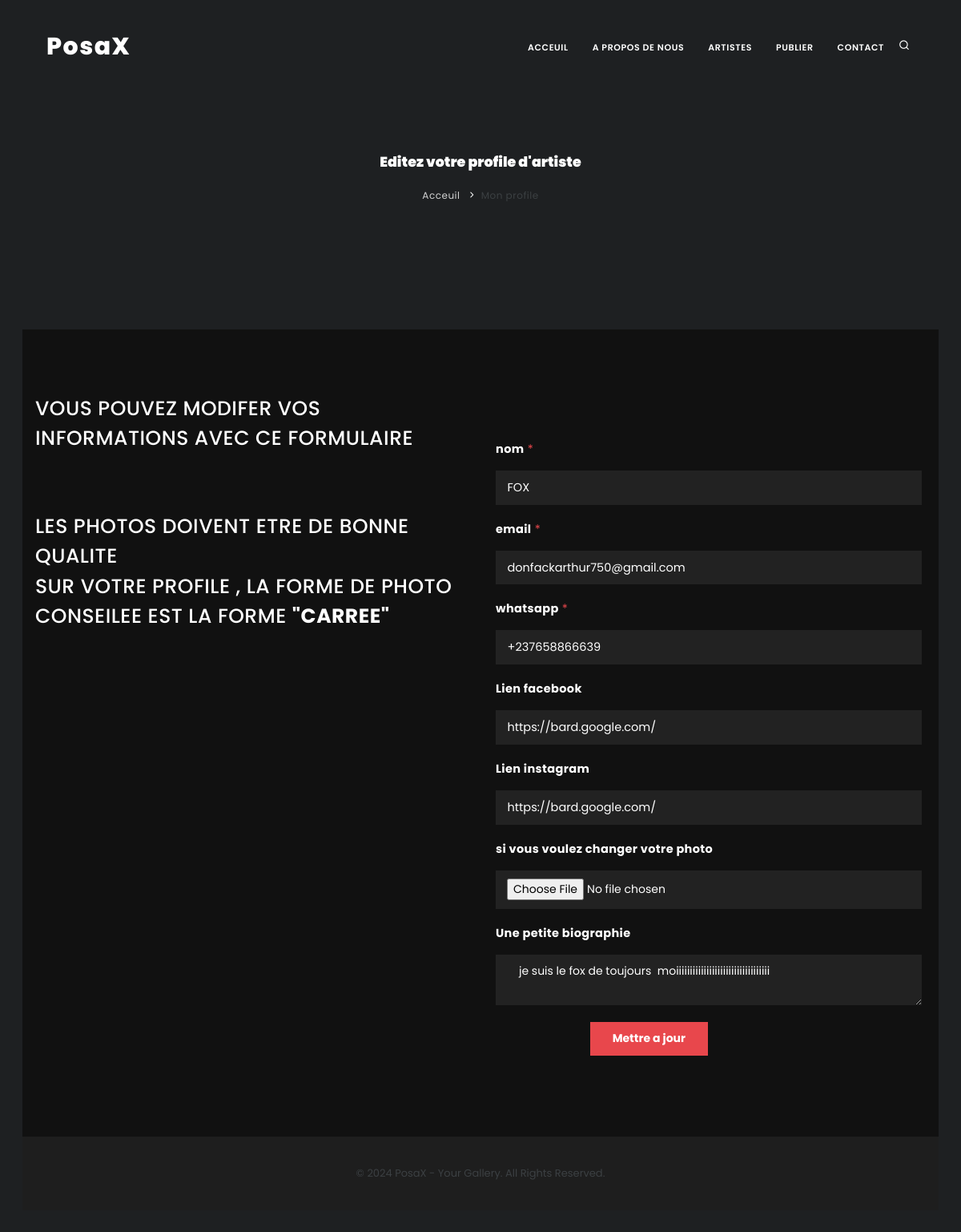
Page /profile/1 (signed in) on the committed database.
### Comptes/models.py (models this page shows, shortened)
class Artiste(AbstractUser):
    username = models.CharField(max_length=13, unique=True) # il s'agit ici en realite de son email
    email = models.EmailField()
    password = models.CharField(max_length=500)
    nom=models.CharField(max_length=200,null=True,blank=True)
    bio=models.TextField(blank=True,null=True)
    whatsapp = models.CharField(max_length=13,null=True,blank=True)
    facebook = models.CharField(max_length=300,null=True,blank=True)
    instagram = models.CharField(max_length=300,null=True,blank=True)
    email_verified = models.BooleanField(default=False)
    photo=models.ImageField(upload_to='Photo de profils')
    date=models.DateField(auto_now=True,editable=False)

### Comptes/views.py (the view, shortened to what this page needs)
# urls.py: path('profile/<str:id>',profile,name='profile'),
@login_required
def profile(request, id):
    utilisateur = get_object_or_404(Artiste, id=id)
    if request.user.id != utilisateur.id:
        return redirect('connexion')
    return render(request, 'Comptes/Profile.html', {'utilisateur': utilisateur})

### Comptes/templates/Comptes/Profile.html (shortened to what this page needs)
{% extends 'baseform.html' %}
{% block content %}
{% load static %}
        <section id="page-title" data-bg-parallax="{% static 'images/para2.jpg' %}" >
            <div class="container" >
                <div class="container-fullscreen">
                    <div class="text-middle text-center text-end">
                        <span style="font-weight: 900 !important;color:white !important"><p class="lead" data-animate="fadeInDown" data-animate-delay="300" style="font-weight: 900 !important;color:white !important">Editez votre profile d'artiste</p></span>
                    </div>
                </div>
                <div class="breadcrumb">
                    <ul>
                        <li><a href="index.html">Acceuil</a> </li>
                        <li class="active">Mon profile </li>
                    </ul>
                </div>
            </div>
        </section>
        <section style="color: white !important;background-color:#111111">
            <div class="container">
                <div class="row">
                    <div class="col-lg-6">
                        <h3 class="text-uppercase" data-animate="fadeInDown" data-animate-delay="300" style="color: white !important;">Vous pouvez modifer vos informations avec ce formulaire</Address>
                        </h3>
                        <hr class="space">
                        <h3 class="text-uppercase" data-animate="fadeInDown" data-animate-delay="300" style="color: white !important;">Les photos doivent etre de bonne qualite<br> Sur votre profile , la forme de photo conseilee est la forme <strong>"CARREE"</strong></Address>
                        </h3>
                    </div>
                    <div class="col-lg-6">
                        <div class="row">
                        <hr class="space">
                            <form action="{% url 'profile' user.id %}" class='form' data-animate="fadeInDown" method="post"  enctype="multipart/form-data" data-animate-delay="300">
                                <p class='field required'>
                                    <label class='label required' for='nom'>nom</label>
                                    <input class='text-input' id='nom' name='nom' value="{{utilisateur.nom}}" style="font-size: 14.5px;" required type='text'
                                        placeholder="Votre nom d'utilisateur">
                                </p>
                                <p class='field required'>
                                    <label class='label required' for='email'>email</label>
                                    <input class='text-input' id='email' name='email' value="{{user.email}}" style="font-size: 14.5px;" required type='text'
                                        >
                                </p>
                                <p class='field required'>
                                    <label class='label required' for='whatsapp'>whatsapp</label>
                                    <input class='text-input' id='whatsapp' name='whatsapp' value="{{utilisateur.whatsapp}}" style="font-size: 14.5px;" required type='text'
                                        placeholder="Votre numero whatsapp">
                                </p>
                                <p class='field'>
                                    <label class='label required' for='facebook'>Lien facebook</label>
                                    <input class='text-input' id='facebook' name='facebook' value="{{utilisateur.facebook}}" style="font-size: 14.5px;"  type='text'
                                        placeholder="lien de votre profile facebook">
                                </p>
                                <p class='field'>
                                    <label class='label required' for='instagram'>Lien instagram</label>
                                    <input class='text-input' id='instagram' name='instagram' value="{{utilisateur.instagram}}" style="font-size: 14.5px;"  type='text'
                                        placeholder="lien de votre profile instagram">
                                </p>
                                <p class='field'>
                                    <label class='label required' for='photo1'>si vous voulez changer votre photo</label>
                                    <input class='text-input' id='photo1' name='photo1'  type='file'
                                        accept=".png, .jpg, .jpeg">
                                </p>
                                <p class='field'>
                                    <label class='label' for='bio'>Une petite biographie</label>
                                    <textarea class='textarea' cols='50' id='bio' name='bio'> {{utilisateur.bio}} </textarea>
                                </p>
                                <p class='field half'>
                                    <input class='button' type='submit' value='Mettre a jour'>
                                </p>
                            </form>
                        </div>
                    </div>
                </div>
            </div>
        </section>
        {% endblock %}

### PosaxApp/static/formulaire/css/style.css (style rules this page uses)
html { -webkit-font-smoothing: antialiased; }
.form { background-color: #111111; font-family: "Titillium Web", sans-serif; }
.form .button, .form .message, .customSelect, .form .select, .form .textarea, .form .text-input, .form .option-input + label, .form .checkbox-input + label, .form .label { padding: 0.75em 1em; -webkit-appearance: none; -moz-appearance: none; appearance: none; outline: none; line-height: normal; border-radius: 0; border: none; background: none; display: block; }
.form .label { font-weight: bold; color: white; padding-top: 0; padding-left: 0; letter-spacing: 0.025em; font-size: 14.5px; line-height: 1.25; position: relative; z-index: 100; }
.required .form .label:after, .form .required .label:after { content: " *"; color: #E8474C; font-weight: normal; font-size: 14.5px; vertical-align: top; }
.customSelect, .form .select, .form .textarea, .form .text-input, .form .option-input + label, .form .checkbox-input + label { font: inherit; line-height: normal; width: 100%; box-sizing: border-box; background: #222222; color: white; position: relative; }
.customSelect:placeholder, .form .select:placeholder, .form .textarea:placeholder, .form .text-input:placeholder, .form .option-input + label:placeholder, .form .checkbox-input + label:placeholder { color: white; }
.form .button { font: inherit; line-height: normal; cursor: pointer; background: #E8474C; color: white; font-weight: bold; width: auto; margin-left: auto; font-weight: bold; padding-left: 2em; padding-right: 2em; }
body { padding: 2em; }
.form { max-width: 40em; margin: 0 auto; position: relative; display: flex; flex-flow: row wrap; justify-content: space-between; align-items: flex-end; }
.form .field { width: 100%; margin: 0 0 1.5em 0; }
@media screen and (min-width: 40em) { .form .field.half { width: calc(50% - 1px); } }
.form .textarea { max-width: 100%; }

### rows in the picture
Artiste: nom "FOX", email "donfackarthur750@gmail.com", whatsapp "+237658866639", facebook "https://bard.google.com/", instagram "https://bard.google.com/", bio "je suis le fox de toujours moiiiiiiiiiiiiiiiiiiiiiiiiiiiiiiiiii"
